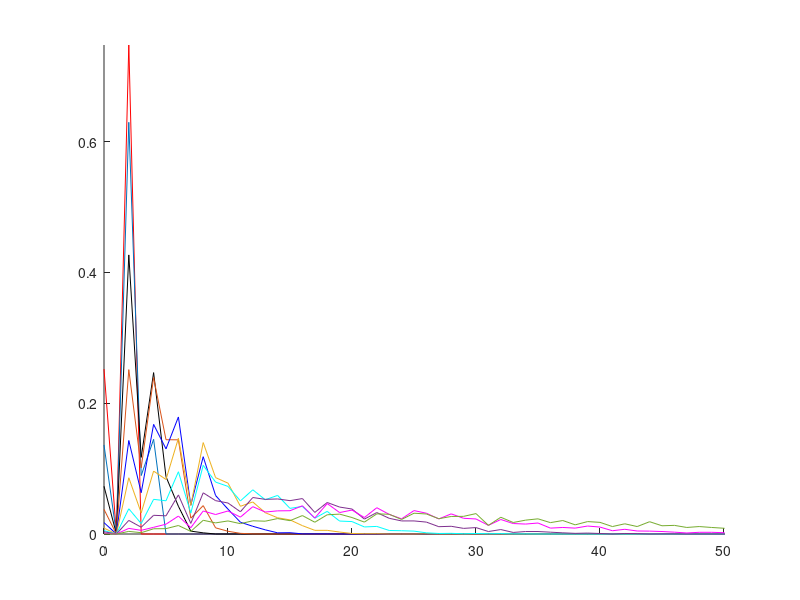
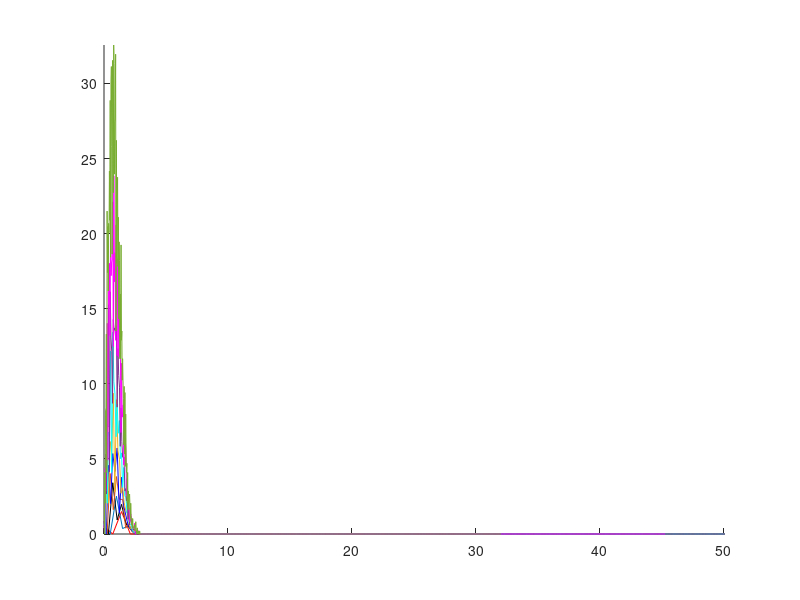

The MATLAB script that drew these images, in order:
function prob
    close all;
    kmax = 10;
    numWalkers = 5000;
    maxY = 0;
    
    values = zeros(kmax,numWalkers);
    points = 2^kmax+1;
    x = linspace(0,2^kmax,points);
    P = zeros(kmax,points);
    
    for k=1:kmax
        n = 2^k;
        
        for walker=1:numWalkers
            walk = floor(4*rand(n,1));
            xp = length(find(walk==0));
            xn = length(find(walk==1));
            yp = length(find(walk==2));
            yn = length(find(walk==3));
            walkX = xp - xn;
            walkY = yp - yn;
            r = sqrt(sum(walkX)^2 + sum(walkY)^2);
            values(k,walker) = r;
            
            index = find(x>=values(k,walker),1);
            
            P(k,index) = P(k,index) + 1;
        end
        P(k,:) = P(k,:)/numWalkers;
        
        maxY = max(maxY,max(P(k,:)));
    end
    
    colors = ['r ','k ','b ','c ','m ','r-', 'k-','b-','c-','m-'];
    for i=1:kmax
        plotProbability(P,i,x,colors(i),maxY)
    end
    
    figure;
    
    for k=1:kmax 
       n = 2^k;
       scaledX = x / sqrt(n);
       P(k,:) = P(k,:)*n;
       maxY = max(maxY,max(P(k,:)));
       
       plotProbability(P,k,scaledX,colors(k),maxY)
    end
    
end

function plotProbability(P,r,x,color,maxY)
    hold on;
    
    plot(x,P(r,:),color);
    axis([0 50 0 maxY]);
    
end